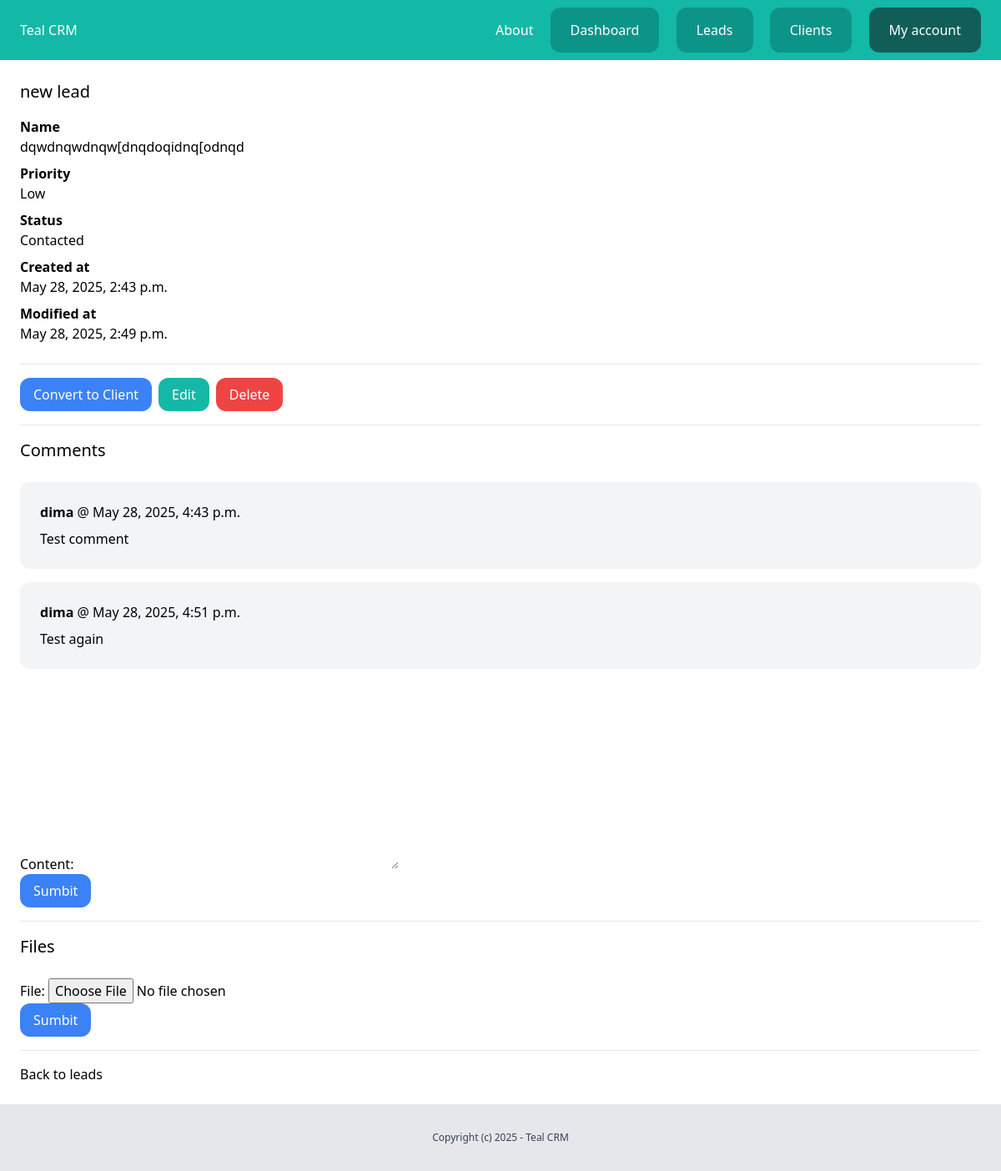
The page /dashboard/leads/5/ (signed in) on the database as committed earlier.
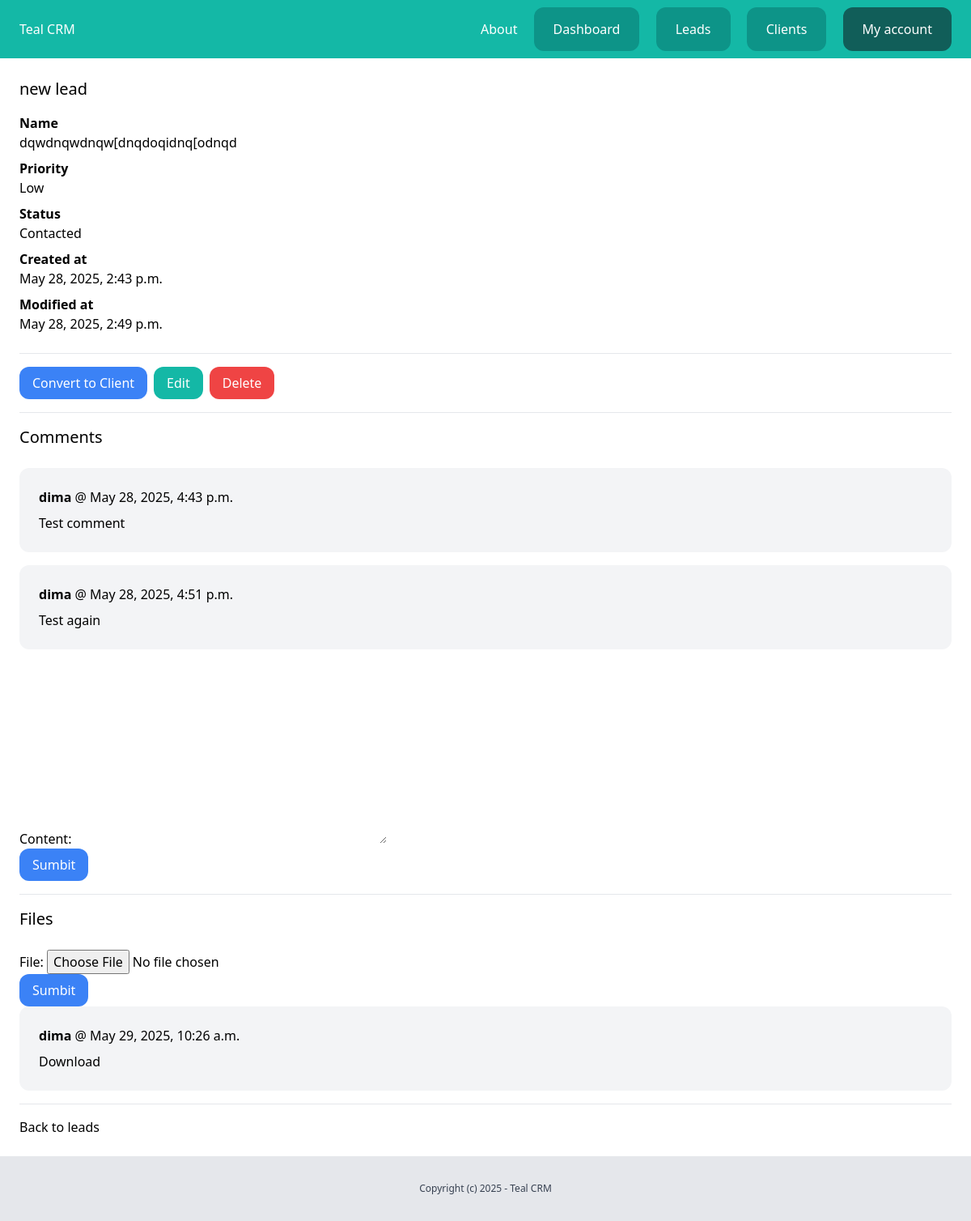
The same page on the database as committed later.
### lead/models.py (models this page shows, shortened)
class Comment(models.Model):
    team = models.ForeignKey(Team, related_name='lead_comments', on_delete=models.CASCADE)
    lead = models.ForeignKey(Lead, related_name='comments', on_delete=models.CASCADE)
    content = models.TextField(blank=True, null=True)
    created_by = models.ForeignKey(User, related_name='lead_comments', on_delete=models.CASCADE)
    created_at = models.DateTimeField(auto_now_add=True)

class LeadFile(models.Model):
    team = models.ForeignKey(Team, related_name='lead_files', on_delete=models.CASCADE)
    lead = models.ForeignKey(Lead, related_name='files', on_delete=models.CASCADE)
    file = models.FileField(upload_to='leadfiles')
    created_by = models.ForeignKey(User, related_name='lead_files', on_delete=models.CASCADE)
    created_at = models.DateTimeField(auto_now_add=True)

### lead/views.py (the view)
# urls.py: path('<int:pk>/', views.LeadDetailView.as_view(), name='detail'),
class LeadDetailView(DetailView):
    model = Lead
    context_object_name = 'lead'
    template_name = 'lead/leads_detail.html'
    @method_decorator(login_required)
    def dispatch(self, request, *args, **kwargs):
        return super().dispatch(request, *args, **kwargs)
    def get_context_data(self, **kwargs):
        context = super().get_context_data(**kwargs)
        context["form"] = AddCommentForm()
        context["fileform"] = AddFileForm()
        return context
    def get_queryset(self):
        queryset = super(LeadDetailView, self).get_queryset()
        return queryset.filter(created_by=self.request.user, pk=self.kwargs.get('pk'))

### lead/forms.py
class AddCommentForm(forms.ModelForm):
    class Meta:
        model = Comment
        fields = ('content', )

class AddFileForm(forms.ModelForm):
    class Meta:
        model = LeadFile
        fields = ('file', )

### lead/templates/lead/leads_detail.html (shortened to what this page needs)
{% extends "core/base.html" %}
{% block content %}
    <div class="py-6 px-6">
        <h1 class="mb-4 text-xl">{{ lead.name }}</h1>
        {% if lead.description %}
            <p class="font-semibold">Name</p>
            <p class="mb-2">{{ lead.description }}</p>
        {% endif %}
        <p class="font-semibold">Priority</p>
        <p class="mb-2">{{ lead.get_priority_display }}</p>
        <p class="font-semibold">Status</p>
        <p class="mb-2">{{ lead.get_status_display }}</p>
        <p class="font-semibold">Created at</p>
        <p class="mb-2">{{ lead.created_at }}</p>
        <p class="font-semibold">Modified at</p>
        <p class="mb-6">{{ lead.modified_at }}</p>
        <hr class="my-4">
        <div class="flex items-center mt-4">
            <form id="convert_form_{{ lead.id }}" action="{% url 'leads:convert' lead.id %}" method="POST" class="inline mr-2">
                <button type="submit" class="py-2 px-4 rounded-xl bg-blue-500 text-white">Convert to Client</button>
            </form>
            <a href="{% url 'leads:edit' lead.id %}" class="py-2 px-4 rounded-xl bg-teal-500 text-white mr-2">Edit</a>
            <form id="lead_delete_form" action="{% url 'leads:delete' lead.pk %}" method="POST" class="inline">
                <button type="submit" class="py-2 px-4 rounded-xl bg-red-500 text-white">Delete</button>
            </form>
        </div>
        <hr class="my-4">
        <h2 class="mb-6 text-xl">Comments</h2>
        <div class="space-y-4">
            {% for comment in lead.comments.all %}
                <div class="bg-gray-100 py-6 px-6 rounded-xl">
                    <p class="mb-2"><strong>{{ comment.created_by }}</strong> @ {{ comment.created_at }}</p>
                    {{ comment.content }}
                </div>
            {% endfor %}
        </div>
        <form action="{% url 'leads:comment' lead.id %}" method="POST">
            {{ form.as_p}}
            <button class="py-2 px-4 rounded-xl bg-blue-500 text-white">Sumbit</button>
        </form>
        <hr class="my-4">
        <h2 class="mb-6 text-xl">Files</h2>
        <form action="{% url 'leads:file' lead.id %}" method="POST" enctype="multipart/form-data">
            {{ fileform.as_p}}
            <button class="py-2 px-4 rounded-xl bg-blue-500 text-white">Sumbit</button>
        </form>
        <div class="space-y-4">
            {% for file in lead.files.all %}
                <div class="bg-gray-100 py-6 px-6 rounded-xl">
                    <p class="mb-2"><strong>{{ file.created_by }}</strong> @ {{ file.created_at }}</p>
                    <a href="{{ file.file.url }}">Download</a>
                </div>
            {% endfor %}
        </div>
        <hr class="my-4">
        <a href="{% url 'leads:list' %}">Back to leads</a>
    </div>
{% endblock %}

Rows that differ between the two databases and show on the page:
added LeadFile: created_by "dima", created_at "May 29, 2025, 10:26 a.m."
